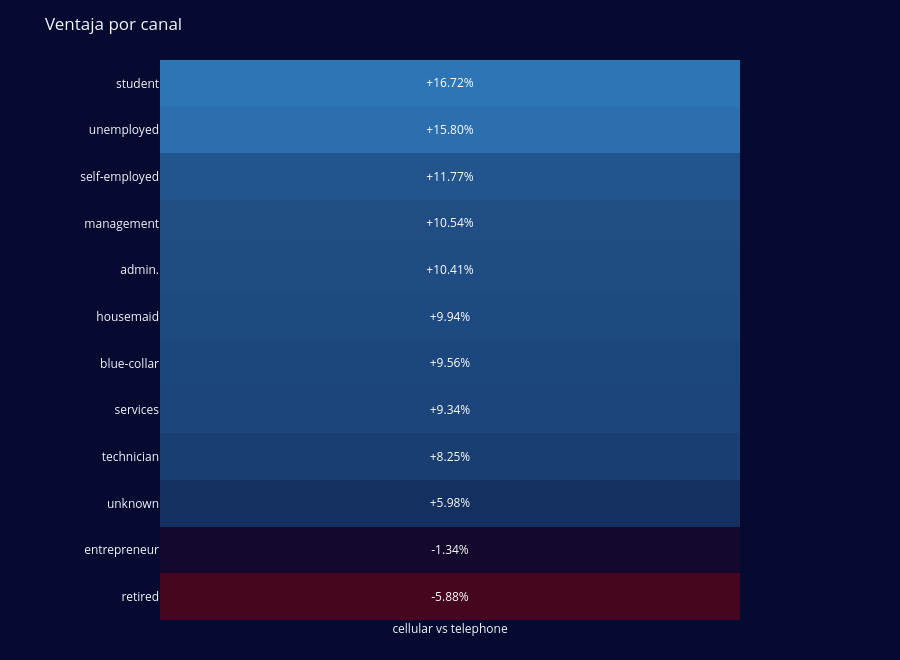

Here is the notebook cell this chart was saved with:
### Markdown cell above
___
### Ventaja porcentual JOB x CANAL

### Code cell
# Diferencia cellular vs telephone por perfil de cliente
diff_df = (prob_perfil["cellular"] - prob_perfil["telephone"]).sort_values(ascending=False)

fig = go.Figure(go.Heatmap(
    x=["cellular vs telephone"],
    y=diff_df.index.tolist(),
    z=[[v] for v in diff_df.values],
    colorscale=[[0, "#C00000"], [0.5, "#050a30"], [1, "#2E75B6"]],
    zmid=0,
    text=[[f"{v:+.2f}%"] for v in diff_df.values],
    texttemplate="%{text}",
    showscale=False
))

fig.update_layout(
    title="Ventaja por canal",
    height=len(diff_df) * 55,
    margin=dict(l=160, r=160, t=60, b=40),
    yaxis=dict(autorange="reversed")
)

fig.show()

### Figure 1 — Plotly figure (JSON) as saved in the notebook; plotly's stock layout.template omitted (floating-point values rounded to 4 significant figures)
{"data": [{"colorscale": [[0, "#C00000"], [0.5, "#050a30"], [1, "#2E75B6"]], "showscale": false, "text": [["+16.72%"], ["+15.80%"], ["+11.77%"], ["+10.54%"], ["+10.41%"], ["+9.94%"], ["+9.56%"], ["+9.34%"], ["+8.25%"], ["+5.98%"], ["-1.34%"], ["-5.88%"]], "texttemplate": "%{text}", "type": "heatmap", "x": ["cellular vs telephone"], "y": ["student", "unemployed", "self-employed", "management", "admin.", "housemaid", "blue-collar", "services", "technician", "unknown", "entrepreneur", "retired"], "z": [[16.72], [15.8], [11.77], [10.54], [10.41], [9.94], [9.56], [9.34], [8.25], [5.98], [-1.34], [-5.88]], "zmid": 0}], "layout": {"height": 660, "margin": {"b": 40, "l": 160, "r": 160, "t": 60}, "title": {"text": "Ventaja por canal"}, "yaxis": {"autorange": "reversed"}}}
